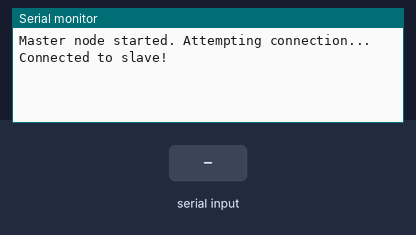
A sketch run on a simulated ESP32. On the bench: the last lines printed to the serial monitor. The test bench sets the inputs (shaded band). Nothing arrives over Bluetooth unless stated.

Above: at 1.2 s.
1.3 s: "1" received over the second serial link
At 2.1 s:
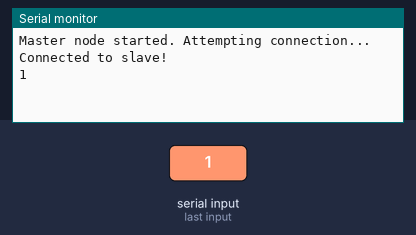
2.8 s: "0" received over the second serial link
At 3.2 s:
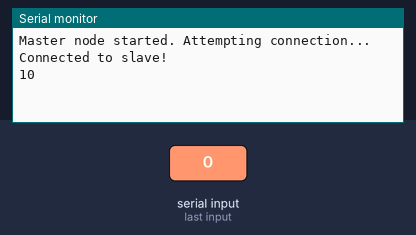

The sketch:

master.ino
```cpp
#include "BluetoothSerial.h"

BluetoothSerial SerialBT;

void setup() {
  Serial.begin(115200);

  // true = Master mode
  SerialBT.begin("ESP32_Master_Node", true);
  Serial.println("Master node started. Attempting connection...");

  // Connect by the slave's advertised name
  bool connected = SerialBT.connect("ESP32_Slave_Node");

  if (connected) {
    Serial.println("Connected to slave!");
  } else {
    Serial.println("Connection failed. Make sure slave is powered and nearby.");
    while (1) delay(1000); // Halt if connection fails
  }
}

void loop() {
  // USB -> Bluetooth (send a message to the slave)
  if (Serial.available()) {
    SerialBT.write(Serial.read());
  }
  // Bluetooth -> USB (receive messages from the slave)
  if (SerialBT.available()) {
    Serial.write(SerialBT.read());
  }
  delay(20);
}
```

Measured:
- after the input at 1.3 s, the serial monitor: prints a new line at once (image 1)
- after the input at 2.8 s, the serial monitor: prints a new line at once (image 2)
